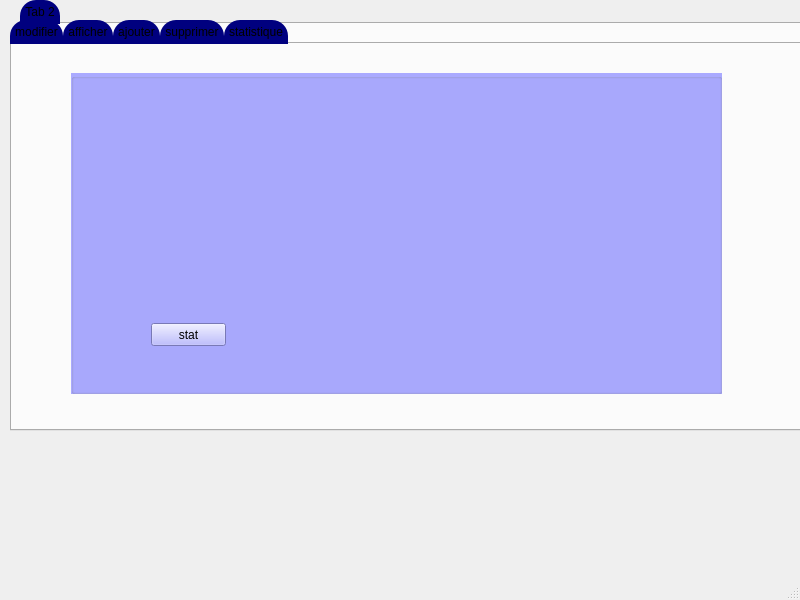
<?xml version="1.0" encoding="UTF-8"?>
<ui version="4.0">
 <class>MainWindow</class>
 <widget class="QMainWindow" name="MainWindow">
  <property name="geometry">
   <rect>
    <x>0</x>
    <y>0</y>
    <width>800</width>
    <height>600</height>
   </rect>
  </property>
  <property name="windowTitle">
   <string>MainWindow</string>
  </property>
  <widget class="QWidget" name="centralwidget">
   <widget class="QTabWidget" name="tabWidget">
    <property name="geometry">
     <rect>
      <x>10</x>
      <y>20</y>
      <width>791</width>
      <height>411</height>
     </rect>
    </property>
    <property name="maximumSize">
     <size>
      <width>16777215</width>
      <height>16777215</height>
     </size>
    </property>
    <property name="mouseTracking">
     <bool>true</bool>
    </property>
    <property name="styleSheet">
     <string notr="true">
QTabBar::tab {
	background-color: rgb(0, 0, 127);
    background: qlineargradient(x1: 0, y1: 0, x2: 0, y2: 1,
                                stop: 0 #E1E1E1, stop: 0.4 rgb(0, 0, 127),
                                stop: 0.5 #D8D8D8, stop: 1.0 rgb(170, 170, 255););
	

   /* same as the pane color */
	border-bottom-color: rgb(50, 0, 127);
	border-bottom-color: rgb(50, 0, 127);
    border-top-left-radius: 16px;
    border-top-right-radius: 16px;
    min-width:30ex;
    padding: 5px;
     font: bold, &quot;Comic Sans MS&quot;;
}

QTabBar::tab:selected, QTabBar::tab:hover {
    background: qlineargradient(x1: 0, y1: 0, x2: 0, y2: 1,
                                stop: 0 rgb(170, 170, 255), stop: 0.4  rgb(50, 0, 127),
                                stop: 0.5 rgb(50, 0, 127), stop: 1.0  rgb(170, 170, 255));
}</string>
    </property>
    <property name="currentIndex">
     <number>4</number>
    </property>
    <widget class="QWidget" name="tab_3">
     <attribute name="title">
      <string>modifier</string>
     </attribute>
     <widget class="QGroupBox" name="groupBox_3">
      <property name="geometry">
       <rect>
        <x>60</x>
        <y>60</y>
        <width>601</width>
        <height>281</height>
       </rect>
      </property>
      <property name="styleSheet">
       <string notr="true">background-color: rgb(170, 170, 255);</string>
      </property>
      <property name="title">
       <string/>
      </property>
      <widget class="QLabel" name="label_12">
       <property name="geometry">
        <rect>
         <x>110</x>
         <y>60</y>
         <width>47</width>
         <height>14</height>
        </rect>
       </property>
       <property name="styleSheet">
        <string notr="true"> font: bold, &quot;Comic Sans MS&quot;;
</string>
       </property>
       <property name="text">
        <string>ID</string>
       </property>
       <property name="buddy">
        <cstring>id</cstring>
       </property>
      </widget>
      <widget class="QLabel" name="label_13">
       <property name="geometry">
        <rect>
         <x>90</x>
         <y>100</y>
         <width>47</width>
         <height>14</height>
        </rect>
       </property>
       <property name="styleSheet">
        <string notr="true"> font: bold, &quot;Comic Sans MS&quot;;
</string>
       </property>
       <property name="text">
        <string>NOM</string>
       </property>
       <property name="buddy">
        <cstring>nom</cstring>
       </property>
      </widget>
      <widget class="QLabel" name="label_14">
       <property name="geometry">
        <rect>
         <x>80</x>
         <y>140</y>
         <width>51</width>
         <height>20</height>
        </rect>
       </property>
       <property name="styleSheet">
        <string notr="true"> font: bold, &quot;Comic Sans MS&quot;;
</string>
       </property>
       <property name="text">
        <string>PRENOM</string>
       </property>
       <property name="buddy">
        <cstring>prenom</cstring>
       </property>
      </widget>
      <widget class="QLabel" name="label_15">
       <property name="geometry">
        <rect>
         <x>70</x>
         <y>180</y>
         <width>71</width>
         <height>20</height>
        </rect>
       </property>
       <property name="styleSheet">
        <string notr="true"> font: bold, &quot;Comic Sans MS&quot;;
</string>
       </property>
       <property name="text">
        <string>FONCTION</string>
       </property>
       <property name="buddy">
        <cstring>fonction</cstring>
       </property>
      </widget>
      <widget class="QLabel" name="label_16">
       <property name="geometry">
        <rect>
         <x>80</x>
         <y>220</y>
         <width>61</width>
         <height>20</height>
        </rect>
       </property>
       <property name="styleSheet">
        <string notr="true"> font: bold, &quot;Comic Sans MS&quot;;
</string>
       </property>
       <property name="text">
        <string>SALAIRE</string>
       </property>
       <property name="buddy">
        <cstring>salaire</cstring>
       </property>
      </widget>
      <widget class="QPushButton" name="pushButton_modifier">
       <property name="geometry">
        <rect>
         <x>380</x>
         <y>100</y>
         <width>141</width>
         <height>31</height>
        </rect>
       </property>
       <property name="styleSheet">
        <string notr="true">QPushButton{
	border-radius:10px;
	background-color: rgb(0, 0, 127);
	color: rgb(85, 85, 255);
 font: bold, &quot;Comic Sans MS&quot;;


}

QPushButton:hover{

	
	color: rgb(85, 10, 255);

}</string>
       </property>
       <property name="text">
        <string>MODIFIER</string>
       </property>
      </widget>
      <widget class="QLineEdit" name="id">
       <property name="geometry">
        <rect>
         <x>160</x>
         <y>60</y>
         <width>113</width>
         <height>20</height>
        </rect>
       </property>
       <property name="styleSheet">
        <string notr="true"/>
       </property>
       <property name="text">
        <string/>
       </property>
      </widget>
      <widget class="QLineEdit" name="nom">
       <property name="geometry">
        <rect>
         <x>160</x>
         <y>100</y>
         <width>113</width>
         <height>20</height>
        </rect>
       </property>
       <property name="styleSheet">
        <string notr="true"/>
       </property>
       <property name="text">
        <string/>
       </property>
      </widget>
      <widget class="QLineEdit" name="prenom">
       <property name="geometry">
        <rect>
         <x>160</x>
         <y>140</y>
         <width>113</width>
         <height>20</height>
        </rect>
       </property>
       <property name="styleSheet">
        <string notr="true"/>
       </property>
       <property name="text">
        <string/>
       </property>
      </widget>
      <widget class="QLineEdit" name="salaire">
       <property name="geometry">
        <rect>
         <x>160</x>
         <y>220</y>
         <width>113</width>
         <height>20</height>
        </rect>
       </property>
       <property name="styleSheet">
        <string notr="true"/>
       </property>
       <property name="text">
        <string/>
       </property>
      </widget>
      <widget class="QLineEdit" name="fonction">
       <property name="geometry">
        <rect>
         <x>160</x>
         <y>180</y>
         <width>113</width>
         <height>20</height>
        </rect>
       </property>
       <property name="styleSheet">
        <string notr="true"/>
       </property>
       <property name="text">
        <string/>
       </property>
      </widget>
      <widget class="QPushButton" name="pushButton_modifier_2">
       <property name="geometry">
        <rect>
         <x>380</x>
         <y>160</y>
         <width>141</width>
         <height>31</height>
        </rect>
       </property>
       <property name="styleSheet">
        <string notr="true">QPushButton{
	border-radius:10px;
	background-color: rgb(0, 0, 127);
	color: rgb(85, 85, 255);
 font: bold, &quot;Comic Sans MS&quot;;


}

QPushButton:hover{

	
	color: rgb(85, 10, 255);

}</string>
       </property>
       <property name="text">
        <string>Annuler</string>
       </property>
      </widget>
     </widget>
    </widget>
    <widget class="QWidget" name="tab_2">
     <attribute name="title">
      <string>afficher</string>
     </attribute>
     <widget class="QGroupBox" name="groupBox_2">
      <property name="geometry">
       <rect>
        <x>90</x>
        <y>30</y>
        <width>631</width>
        <height>301</height>
       </rect>
      </property>
      <property name="styleSheet">
       <string notr="true">background-color: rgb(170, 170, 255);
</string>
      </property>
      <property name="title">
       <string/>
      </property>
      <widget class="QTableView" name="tableView">
       <property name="geometry">
        <rect>
         <x>10</x>
         <y>60</y>
         <width>611</width>
         <height>221</height>
        </rect>
       </property>
       <property name="styleSheet">
        <string notr="true">
background-color: rgb(170, 170, 255);</string>
       </property>
      </widget>
      <widget class="QLineEdit" name="linerech">
       <property name="geometry">
        <rect>
         <x>10</x>
         <y>30</y>
         <width>381</width>
         <height>21</height>
        </rect>
       </property>
       <property name="styleSheet">
        <string notr="true">background-color: rgb(255, 255, 255);</string>
       </property>
       <property name="clearButtonEnabled">
        <bool>false</bool>
       </property>
      </widget>
      <widget class="QPushButton" name="pushButton_recherche">
       <property name="geometry">
        <rect>
         <x>400</x>
         <y>30</y>
         <width>75</width>
         <height>23</height>
        </rect>
       </property>
       <property name="styleSheet">
        <string notr="true">QPushButton{
	border-radius:7px;
	background-color: rgb(0, 0, 127);
	color: rgb(85, 85, 255);
 font: bold, &quot;Comic Sans MS&quot;;


}

QPushButton:hover{

	
	color: rgb(85, 10, 255);

}</string>
       </property>
       <property name="text">
        <string>recherche </string>
       </property>
      </widget>
      <widget class="QPushButton" name="pushButton_tri">
       <property name="geometry">
        <rect>
         <x>480</x>
         <y>30</y>
         <width>75</width>
         <height>23</height>
        </rect>
       </property>
       <property name="styleSheet">
        <string notr="true">QPushButton{
	border-radius:7px;
	background-color: rgb(0, 0, 127);
	color: rgb(85, 85, 255);
 font: bold, &quot;Comic Sans MS&quot;;

}

QPushButton:hover{

	
	color: rgb(85, 10, 255);

}</string>
       </property>
       <property name="text">
        <string>tri</string>
       </property>
      </widget>
      <widget class="QPushButton" name="pushButton_pdf">
       <property name="geometry">
        <rect>
         <x>560</x>
         <y>30</y>
         <width>61</width>
         <height>23</height>
        </rect>
       </property>
       <property name="styleSheet">
        <string notr="true">QPushButton{
	border-radius:7px;
	background-color: rgb(0, 0, 127);
	color: rgb(85, 85, 255);
 font: bold, &quot;Comic Sans MS&quot;;

}

QPushButton:hover{

	
	color: rgb(85, 10, 255);

}</string>
       </property>
       <property name="text">
        <string>pdf</string>
       </property>
      </widget>
      <zorder>linerech</zorder>
      <zorder>pushButton_recherche</zorder>
      <zorder>pushButton_tri</zorder>
      <zorder>pushButton_pdf</zorder>
      <zorder>tableView</zorder>
     </widget>
    </widget>
    <widget class="QWidget" name="tab">
     <attribute name="title">
      <string>ajouter</string>
     </attribute>
     <widget class="QGroupBox" name="groupBox">
      <property name="geometry">
       <rect>
        <x>90</x>
        <y>30</y>
        <width>581</width>
        <height>271</height>
       </rect>
      </property>
      <property name="styleSheet">
       <string notr="true">background-color: rgb(170, 170, 255);</string>
      </property>
      <property name="title">
       <string/>
      </property>
      <widget class="QPushButton" name="pushButton">
       <property name="geometry">
        <rect>
         <x>340</x>
         <y>140</y>
         <width>101</width>
         <height>31</height>
        </rect>
       </property>
       <property name="styleSheet">
        <string notr="true">QPushButton{
	border-radius:10px;
	background-color: rgb(0, 0, 127);
	color: rgb(85, 85, 255);
 font: bold, &quot;Comic Sans MS&quot;;

} 

QPushButton:hover{

	
	color: rgb(85, 10, 255);

}</string>
       </property>
       <property name="text">
        <string>AJOUTER</string>
       </property>
      </widget>
      <widget class="QPushButton" name="pushButton_2">
       <property name="geometry">
        <rect>
         <x>460</x>
         <y>140</y>
         <width>91</width>
         <height>31</height>
        </rect>
       </property>
       <property name="styleSheet">
        <string notr="true">QPushButton{
	border-radius:10px;
	background-color: rgb(0, 0, 127);
	color: rgb(85, 85, 255);
 font: bold, &quot;Comic Sans MS&quot;;


}

QPushButton:hover{

	
	color: rgb(85, 10, 255);

}</string>
       </property>
       <property name="text">
        <string>ANNULER</string>
       </property>
      </widget>
      <widget class="QLabel" name="label">
       <property name="geometry">
        <rect>
         <x>120</x>
         <y>60</y>
         <width>47</width>
         <height>14</height>
        </rect>
       </property>
       <property name="styleSheet">
        <string notr="true"> font: bold, &quot;Comic Sans MS&quot;;
</string>
       </property>
       <property name="text">
        <string>ID</string>
       </property>
       <property name="buddy">
        <cstring>pushButton_2</cstring>
       </property>
      </widget>
      <widget class="QLabel" name="label_2">
       <property name="geometry">
        <rect>
         <x>110</x>
         <y>90</y>
         <width>47</width>
         <height>14</height>
        </rect>
       </property>
       <property name="styleSheet">
        <string notr="true"> font: bold, &quot;Comic Sans MS&quot;;
</string>
       </property>
       <property name="text">
        <string>NOM</string>
       </property>
       <property name="buddy">
        <cstring>pushButton_2</cstring>
       </property>
      </widget>
      <widget class="QLabel" name="label_3">
       <property name="geometry">
        <rect>
         <x>100</x>
         <y>130</y>
         <width>47</width>
         <height>14</height>
        </rect>
       </property>
       <property name="styleSheet">
        <string notr="true"> font: bold, &quot;Comic Sans MS&quot;;
</string>
       </property>
       <property name="text">
        <string>PRENOM</string>
       </property>
       <property name="buddy">
        <cstring>pushButton_2</cstring>
       </property>
      </widget>
      <widget class="QLabel" name="label_4">
       <property name="geometry">
        <rect>
         <x>90</x>
         <y>160</y>
         <width>81</width>
         <height>20</height>
        </rect>
       </property>
       <property name="styleSheet">
        <string notr="true"> font: bold, &quot;Comic Sans MS&quot;;
</string>
       </property>
       <property name="text">
        <string>FONTCION</string>
       </property>
       <property name="buddy">
        <cstring>pushButton_2</cstring>
       </property>
      </widget>
      <widget class="QLabel" name="label_5">
       <property name="geometry">
        <rect>
         <x>80</x>
         <y>190</y>
         <width>81</width>
         <height>20</height>
        </rect>
       </property>
       <property name="styleSheet">
        <string notr="true"> font: bold, &quot;Comic Sans MS&quot;;
</string>
       </property>
       <property name="text">
        <string>SALAIRE</string>
       </property>
       <property name="buddy">
        <cstring>lineEdit_salaire</cstring>
       </property>
      </widget>
      <widget class="QLineEdit" name="lineEdit_id">
       <property name="geometry">
        <rect>
         <x>160</x>
         <y>60</y>
         <width>113</width>
         <height>20</height>
        </rect>
       </property>
       <property name="text">
        <string/>
       </property>
      </widget>
      <widget class="QLineEdit" name="lineEdit_nom">
       <property name="geometry">
        <rect>
         <x>160</x>
         <y>90</y>
         <width>113</width>
         <height>20</height>
        </rect>
       </property>
       <property name="text">
        <string/>
       </property>
      </widget>
      <widget class="QLineEdit" name="lineEdit_prenom">
       <property name="geometry">
        <rect>
         <x>160</x>
         <y>130</y>
         <width>113</width>
         <height>20</height>
        </rect>
       </property>
       <property name="text">
        <string/>
       </property>
      </widget>
      <widget class="QLineEdit" name="lineEdit_salaire">
       <property name="geometry">
        <rect>
         <x>160</x>
         <y>190</y>
         <width>113</width>
         <height>20</height>
        </rect>
       </property>
       <property name="text">
        <string/>
       </property>
      </widget>
      <widget class="QLineEdit" name="lineEdit_fonction">
       <property name="geometry">
        <rect>
         <x>160</x>
         <y>160</y>
         <width>113</width>
         <height>20</height>
        </rect>
       </property>
       <property name="text">
        <string/>
       </property>
      </widget>
     </widget>
    </widget>
    <widget class="QWidget" name="tab_4">
     <attribute name="title">
      <string>supprimer</string>
     </attribute>
     <widget class="QGroupBox" name="groupBox_4">
      <property name="geometry">
       <rect>
        <x>70</x>
        <y>20</y>
        <width>601</width>
        <height>271</height>
       </rect>
      </property>
      <property name="styleSheet">
       <string notr="true">background-color: rgb(170, 170, 255);</string>
      </property>
      <property name="title">
       <string/>
      </property>
      <widget class="QLabel" name="label_7">
       <property name="geometry">
        <rect>
         <x>230</x>
         <y>110</y>
         <width>47</width>
         <height>14</height>
        </rect>
       </property>
       <property name="styleSheet">
        <string notr="true"> font: bold, &quot;Comic Sans MS&quot;;
</string>
       </property>
       <property name="text">
        <string>ID</string>
       </property>
       <property name="buddy">
        <cstring>pushButton_supprimer</cstring>
       </property>
      </widget>
      <widget class="QLineEdit" name="lineEdit_supp">
       <property name="geometry">
        <rect>
         <x>290</x>
         <y>110</y>
         <width>113</width>
         <height>20</height>
        </rect>
       </property>
       <property name="text">
        <string/>
       </property>
      </widget>
      <widget class="QPushButton" name="pushButton_supprimer">
       <property name="geometry">
        <rect>
         <x>190</x>
         <y>180</y>
         <width>141</width>
         <height>31</height>
        </rect>
       </property>
       <property name="styleSheet">
        <string notr="true">QPushButton{
	border-radius:10px;
	background-color: rgb(0, 0, 127);
	color: rgb(85, 85, 255);
 font: bold, &quot;Comic Sans MS&quot;;


}

QPushButton:hover{

	
	color: rgb(85, 10, 255);

}</string>
       </property>
       <property name="text">
        <string>SUPPRIMER</string>
       </property>
      </widget>
      <widget class="QPushButton" name="pushButton_supprimer_2">
       <property name="geometry">
        <rect>
         <x>370</x>
         <y>180</y>
         <width>141</width>
         <height>31</height>
        </rect>
       </property>
       <property name="styleSheet">
        <string notr="true">QPushButton{
	border-radius:10px;
	background-color: rgb(0, 0, 127);
	color: rgb(85, 85, 255);
 font: bold, &quot;Comic Sans MS&quot;;


}

QPushButton:hover{

	
	color: rgb(85, 10, 255);

}</string>
       </property>
       <property name="text">
        <string>Annuler</string>
       </property>
      </widget>
     </widget>
    </widget>
    <widget class="QWidget" name="tab_5">
     <attribute name="title">
      <string>statistique</string>
     </attribute>
     <widget class="QGroupBox" name="groupBox_5">
      <property name="geometry">
       <rect>
        <x>59</x>
        <y>29</y>
        <width>651</width>
        <height>321</height>
       </rect>
      </property>
      <property name="styleSheet">
       <string notr="true">background-color: rgb(170, 170, 255);</string>
      </property>
      <property name="title">
       <string/>
      </property>
      <widget class="QPushButton" name="pushButton_3">
       <property name="geometry">
        <rect>
         <x>80</x>
         <y>250</y>
         <width>75</width>
         <height>23</height>
        </rect>
       </property>
       <property name="maximumSize">
        <size>
         <width>16777215</width>
         <height>16777215</height>
        </size>
       </property>
       <property name="text">
        <string>stat</string>
       </property>
      </widget>
     </widget>
    </widget>
   </widget>
   <widget class="QTabWidget" name="tabWidget_2">
    <property name="geometry">
     <rect>
      <x>20</x>
      <y>0</y>
      <width>781</width>
      <height>421</height>
     </rect>
    </property>
    <property name="styleSheet">
     <string notr="true">
QTabBar::tab {
	background-color: rgb(0, 0, 127);
    background: qlineargradient(x1: 0, y1: 0, x2: 0, y2: 1,
                                stop: 0 #E1E1E1, stop: 0.4 rgb(0, 0, 127),
                                stop: 0.5 #D8D8D8, stop: 1.0 rgb(170, 170, 255););
	

   /* same as the pane color */
	border-bottom-color: rgb(50, 0, 127);
	border-bottom-color: rgb(50, 0, 127);
    border-top-left-radius: 16px;
    border-top-right-radius: 16px;
    min-width:30ex;
    padding: 5px;
     font: bold, &quot;Comic Sans MS&quot;;
}

QTabBar::tab:selected, QTabBar::tab:hover {
    background: qlineargradient(x1: 0, y1: 0, x2: 0, y2: 1,
                                stop: 0 rgb(170, 170, 255), stop: 0.4  rgb(50, 0, 127),
                                stop: 0.5 rgb(50, 0, 127), stop: 1.0  rgb(170, 170, 255));
}</string>
    </property>
    <property name="currentIndex">
     <number>0</number>
    </property>
    <widget class="QWidget" name="tab_7">
     <attribute name="title">
      <string>Tab 2</string>
     </attribute>
    </widget>
   </widget>
   <zorder>tabWidget_2</zorder>
   <zorder>tabWidget</zorder>
  </widget>
  <widget class="QMenuBar" name="menubar">
   <property name="geometry">
    <rect>
     <x>0</x>
     <y>0</y>
     <width>800</width>
     <height>22</height>
    </rect>
   </property>
  </widget>
  <widget class="QStatusBar" name="statusbar"/>
 </widget>
 <resources/>
 <connections>
  <connection>
   <sender>pushButton_2</sender>
   <signal>clicked()</signal>
   <receiver>lineEdit_id</receiver>
   <slot>clear()</slot>
   <hints>
    <hint type="sourcelabel">
     <x>569</x>
     <y>255</y>
    </hint>
    <hint type="destinationlabel">
     <x>270</x>
     <y>171</y>
    </hint>
   </hints>
  </connection>
  <connection>
   <sender>pushButton_2</sender>
   <signal>clicked()</signal>
   <receiver>lineEdit_nom</receiver>
   <slot>clear()</slot>
   <hints>
    <hint type="sourcelabel">
     <x>589</x>
     <y>260</y>
    </hint>
    <hint type="destinationlabel">
     <x>289</x>
     <y>201</y>
    </hint>
   </hints>
  </connection>
  <connection>
   <sender>pushButton_2</sender>
   <signal>clicked()</signal>
   <receiver>lineEdit_prenom</receiver>
   <slot>clear()</slot>
   <hints>
    <hint type="sourcelabel">
     <x>552</x>
     <y>258</y>
    </hint>
    <hint type="destinationlabel">
     <x>311</x>
     <y>237</y>
    </hint>
   </hints>
  </connection>
  <connection>
   <sender>pushButton_2</sender>
   <signal>clicked()</signal>
   <receiver>lineEdit_fonction</receiver>
   <slot>clear()</slot>
   <hints>
    <hint type="sourcelabel">
     <x>588</x>
     <y>246</y>
    </hint>
    <hint type="destinationlabel">
     <x>286</x>
     <y>266</y>
    </hint>
   </hints>
  </connection>
  <connection>
   <sender>pushButton_2</sender>
   <signal>clicked()</signal>
   <receiver>lineEdit_salaire</receiver>
   <slot>clear()</slot>
   <hints>
    <hint type="sourcelabel">
     <x>585</x>
     <y>258</y>
    </hint>
    <hint type="destinationlabel">
     <x>317</x>
     <y>296</y>
    </hint>
   </hints>
  </connection>
  <connection>
   <sender>pushButton_supprimer_2</sender>
   <signal>clicked()</signal>
   <receiver>lineEdit_supp</receiver>
   <slot>clear()</slot>
   <hints>
    <hint type="sourcelabel">
     <x>478</x>
     <y>276</y>
    </hint>
    <hint type="destinationlabel">
     <x>442</x>
     <y>196</y>
    </hint>
   </hints>
  </connection>
  <connection>
   <sender>pushButton_modifier_2</sender>
   <signal>clicked()</signal>
   <receiver>id</receiver>
   <slot>clear()</slot>
   <hints>
    <hint type="sourcelabel">
     <x>396</x>
     <y>302</y>
    </hint>
    <hint type="destinationlabel">
     <x>316</x>
     <y>104</y>
    </hint>
   </hints>
  </connection>
  <connection>
   <sender>pushButton_modifier_2</sender>
   <signal>clicked()</signal>
   <receiver>nom</receiver>
   <slot>clear()</slot>
   <hints>
    <hint type="sourcelabel">
     <x>407</x>
     <y>296</y>
    </hint>
    <hint type="destinationlabel">
     <x>338</x>
     <y>151</y>
    </hint>
   </hints>
  </connection>
  <connection>
   <sender>pushButton_modifier_2</sender>
   <signal>clicked()</signal>
   <receiver>prenom</receiver>
   <slot>clear()</slot>
   <hints>
    <hint type="sourcelabel">
     <x>385</x>
     <y>309</y>
    </hint>
    <hint type="destinationlabel">
     <x>353</x>
     <y>183</y>
    </hint>
   </hints>
  </connection>
  <connection>
   <sender>pushButton_modifier_2</sender>
   <signal>clicked()</signal>
   <receiver>fonction</receiver>
   <slot>clear()</slot>
   <hints>
    <hint type="sourcelabel">
     <x>354</x>
     <y>319</y>
    </hint>
    <hint type="destinationlabel">
     <x>355</x>
     <y>213</y>
    </hint>
   </hints>
  </connection>
  <connection>
   <sender>pushButton_modifier_2</sender>
   <signal>clicked()</signal>
   <receiver>salaire</receiver>
   <slot>clear()</slot>
   <hints>
    <hint type="sourcelabel">
     <x>440</x>
     <y>315</y>
    </hint>
    <hint type="destinationlabel">
     <x>334</x>
     <y>262</y>
    </hint>
   </hints>
  </connection>
 </connections>
</ui>
